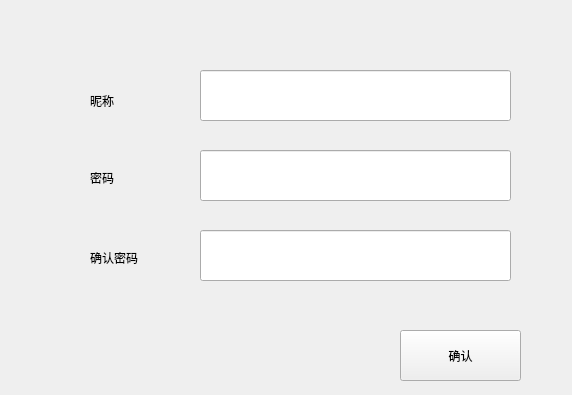
<?xml version="1.0" encoding="UTF-8"?>
<ui version="4.0">
 <class>RegisterForm</class>
 <widget class="QWidget" name="RegisterForm">
  <property name="geometry">
   <rect>
    <x>0</x>
    <y>0</y>
    <width>572</width>
    <height>395</height>
   </rect>
  </property>
  <property name="windowTitle">
   <string>Form</string>
  </property>
  <widget class="QLabel" name="label">
   <property name="geometry">
    <rect>
     <x>90</x>
     <y>90</y>
     <width>81</width>
     <height>21</height>
    </rect>
   </property>
   <property name="text">
    <string>昵称</string>
   </property>
  </widget>
  <widget class="QPushButton" name="confirmPushButton">
   <property name="geometry">
    <rect>
     <x>400</x>
     <y>330</y>
     <width>121</width>
     <height>51</height>
    </rect>
   </property>
   <property name="text">
    <string>确认</string>
   </property>
  </widget>
  <widget class="QLabel" name="label_2">
   <property name="geometry">
    <rect>
     <x>90</x>
     <y>170</y>
     <width>72</width>
     <height>15</height>
    </rect>
   </property>
   <property name="text">
    <string>密码</string>
   </property>
  </widget>
  <widget class="QLineEdit" name="nickNameTextEdit">
   <property name="geometry">
    <rect>
     <x>200</x>
     <y>70</y>
     <width>311</width>
     <height>51</height>
    </rect>
   </property>
  </widget>
  <widget class="QLineEdit" name="passwordSetter">
   <property name="geometry">
    <rect>
     <x>200</x>
     <y>150</y>
     <width>311</width>
     <height>51</height>
    </rect>
   </property>
  </widget>
  <widget class="QLineEdit" name="passwordConfirm">
   <property name="geometry">
    <rect>
     <x>200</x>
     <y>230</y>
     <width>311</width>
     <height>51</height>
    </rect>
   </property>
  </widget>
  <widget class="QLabel" name="label_3">
   <property name="geometry">
    <rect>
     <x>90</x>
     <y>250</y>
     <width>72</width>
     <height>15</height>
    </rect>
   </property>
   <property name="text">
    <string>确认密码</string>
   </property>
  </widget>
 </widget>
 <resources/>
 <connections/>
</ui>
